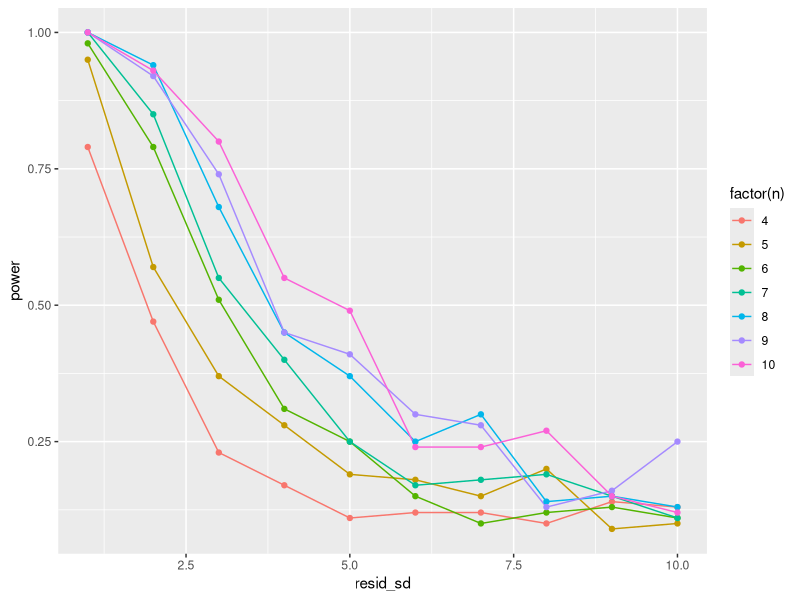

R code for this plot:
## ---- chunk 1
knitr::opts_chunk$set(echo = TRUE)
library(dplyr)
library(tidyr)
library(broom)
library(ggplot2)
library(kableExtra)
seals <- read.csv("./data/17e8ShrinkingSeals Trites 1996.csv")
seal_lm <- lm(length.cm ~ age.days, data=seals)

## ---- chunk 2
knitr::kable(tidy(seal_lm), "html") %>% kable_styling(bootstrap_options = "striped")
## ---- chunk 3
knitr::kable(glance(seal_lm)[,1:3], "html")%>% kable_styling()
## ---- chunk 4
make_linear_data <- function(slope, intercept, resid_sd, n, xmin, xmax){
  
  #first, get values of x
  #we will assume a uniform distribution
  
  #second, with those values of x, calculate values of y due only to x
  
  #now, add variation for true simulated values of y
  
  #return a data frame
  
}
## ---- chunk 5
make_linear_data <- function(slope, intercept, resid_sd, n, xmin, xmax){
  
  #first, get values of x
  #we will assume a uniform distribution
  x <- runif(n, xmin, xmax)
  
  #second, with those values of x, calculate values of y due only to x
  y <- intercept + slope * x
  
  #now, add variation for true simulated values of y
  y <- rnorm(n, mean = y, sd = resid_sd)
  
  #return a data frame
  return(data.frame(x=x, y=y))
}
## ---- chunk 6
get_lm_p_value <- function(sim_data){
  #fit a model with y~x from the data
  
  #get the F table
  
  #extract the p-value
  
}
## ---- chunk 7
a <- anova(seal_lm)

class(a)
## ---- chunk 8
names(a)

a$`Pr(>F)`[1] 
## ---- chunk 9
get_lm_p_value <- function(sim_data){
  #fit a model with y~x from the data
  mod <- lm(y ~ x, data = sim_data)
  
  #get the F table
  f_tab <- anova(mod)
  
  #extract the p-value
  return(f_tab$`Pr(>F)`[1])
}

## ---- chunk 10
#expect small
get_lm_p_value(make_linear_data(slope = 1, intercept = 0, resid_sd = 2,
                                n = 10, xmin = 0, xmax = 10))

#expect large

get_lm_p_value(make_linear_data(slope = 0, intercept = 0, resid_sd = 2,
                                n = 10, xmin = 0, xmax = 10))

## ---- chunk 11
get_many_lm_p_values <- function(nsim, slope, intercept, resid_sd,
                                 n, xmin, xmax){
  
  replicate(nsim, get_lm_p_value(make_linear_data(slope = slope, intercept = intercept, 
                                                  resid_sd = resid_sd, n = n, xmin = xmin,
                                                  xmax = xmax)))

}

#test!
get_many_lm_p_values(10, slope = 1, intercept = 0, resid_sd = 2,
                                n = 10, xmin = 0, xmax = 10)
## ---- chunk 12
get_lm_power <- function(nsim, slope, intercept, resid_sd,
                                 n, xmin, xmax, alpha = 0.08){
  
  #get p values
  p <- get_many_lm_p_values(nsim = nsim, slope = slope, intercept = intercept, 
                       resid_sd = resid_sd, n = n, xmin = xmin,
                       xmax = xmax)
  
  #how many are "wrong"
  wrong_p <- sum(p>alpha)
  
  #return the power
  return(1-wrong_p/nsim)
}  


#test with good power
get_lm_power(nsim = 10, slope = 1, intercept = 0, 
             resid_sd = 2, n = 10, xmin = 0, xmax = 10,
             alpha = 0.08)


#test with low power
get_lm_power(nsim = 10, slope = 0.1, intercept = 0, 
             resid_sd = 2, n = 10, xmin = 0, xmax = 10,
             alpha = 0.08)

## ---- chunk 13
library(tidyr)

#setup that tibble!
pow_frame <- crossing(nsim = 100,
                      slope = 1,
                      intercept = 0,
                      resid_sd = 1:10,
                      n = 4:10,
                      xmin = 0, 
                      xmax = 10)

pow_frame

## ---- chunk 14
pow_frame <- pow_frame %>%
  rowwise() %>%
  mutate(power = get_lm_power(nsim = nsim, slope = slope, intercept = intercept, 
                       resid_sd = resid_sd, n = n, xmin = xmin,
                       xmax = xmax)) %>%
  ungroup()
## ---- chunk 15
ggplot(pow_frame,
       aes(x = resid_sd, y = power, color = factor(n))) +
  geom_line() + 
  geom_point()
